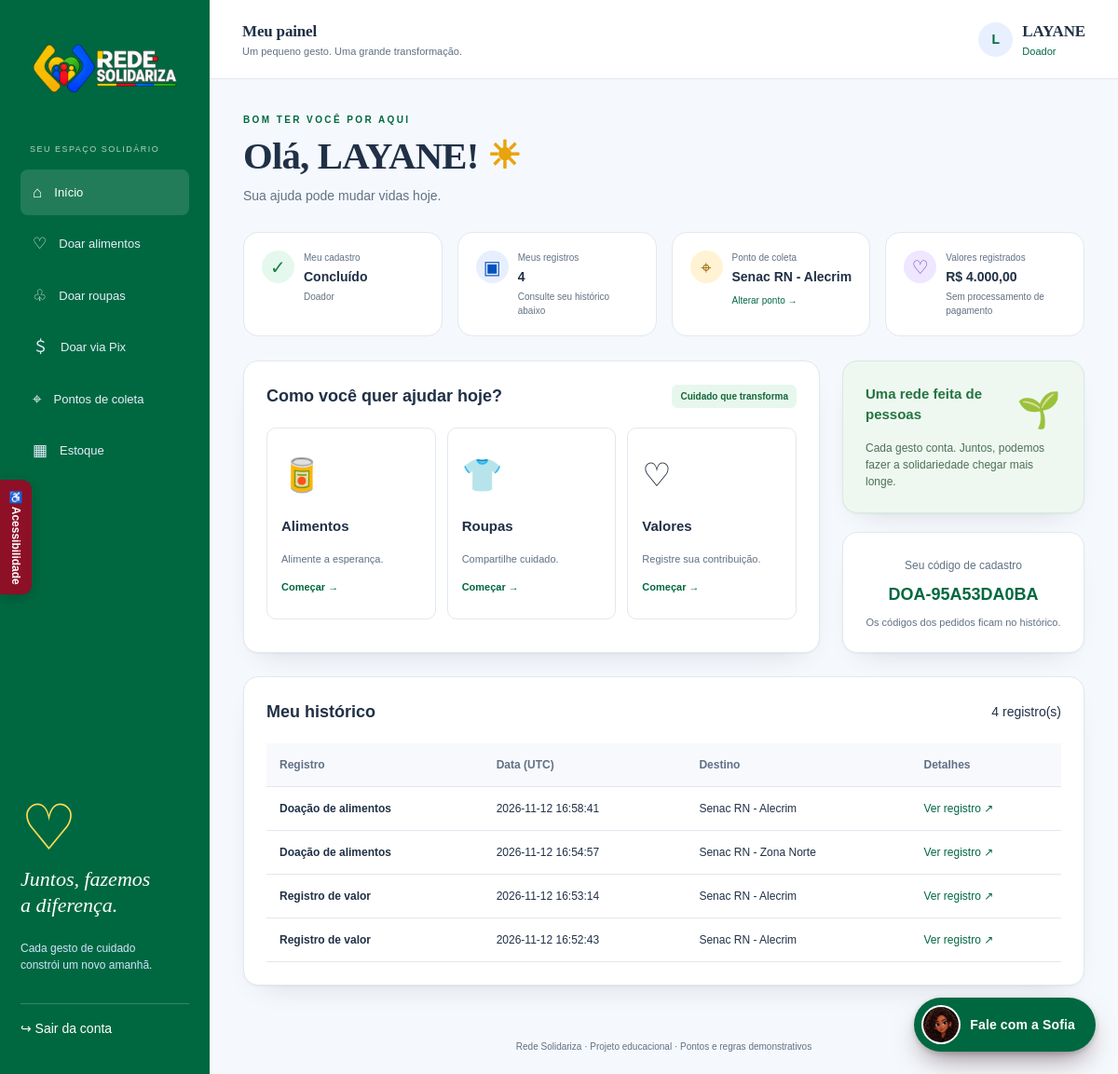
The page /painel (signed in) on the database its author committed.
### tables this page shows
CREATE TABLE usuarios(id INTEGER PRIMARY KEY, nome TEXT NOT NULL, cpf TEXT UNIQUE NOT NULL, telefone TEXT NOT NULL, senha TEXT NOT NULL, moradores INTEGER NOT NULL, criancas INTEGER NOT NULL, renda INTEGER NOT NULL, perfil TEXT NOT NULL, higiene INTEGER NOT NULL, codigo TEXT UNIQUE NOT NULL, ponto TEXT NOT NULL, admin INTEGER NOT NULL DEFAULT 0, cep TEXT NOT NULL DEFAULT '', logradouro TEXT NOT NULL DEFAULT '', numero TEXT NOT NULL DEFAULT '', complemento TEXT NOT NULL DEFAULT '', bairro TEXT NOT NULL DEFAULT '', cidade TEXT NOT NULL DEFAULT '', estado TEXT NOT NULL DEFAULT '');

CREATE TABLE movimentos(id INTEGER PRIMARY KEY, usuario INTEGER NOT NULL REFERENCES usuarios(id), tipo TEXT NOT NULL, ponto TEXT NOT NULL, itens TEXT NOT NULL DEFAULT '{}', valor INTEGER NOT NULL DEFAULT 0, codigo TEXT UNIQUE NOT NULL, criado TEXT NOT NULL DEFAULT CURRENT_TIMESTAMP);

### app.py (the view)
@app.route('/painel')
@login_required
def painel():
    if g.user['admin']:
        return redirect(url_for('admin_painel'))
    registros = db().execute('SELECT * FROM movimentos WHERE usuario=? ORDER BY id DESC', (g.user['id'],)).fetchall()
    cesta = next((r for r in registros if r['tipo']=='Cesta'), None)
    return render_template('painel.html', title='Meu painel', registros=registros, cesta=cesta,
                           itens=json.loads(cesta['itens']) if cesta else {}, total=sum(r['valor'] for r in registros))

### app.py (called while the page is built)
def db():
    if 'db' not in g:
        g.db = sqlite3.connect(app.config['DATABASE'], timeout=15)
        g.db.row_factory = sqlite3.Row
        g.db.execute('PRAGMA foreign_keys=ON')
    return g.db

@app.template_filter('brl')
def brl(value):
    return ('R$ ' + f'{value / 100:,.2f}').replace(',', 'X').replace('.', ',').replace('X', '.')

@app.before_request
def prepare():
    g.user = db().execute('SELECT * FROM usuarios WHERE id=?', (session.get('uid'),)).fetchone()
    if 'csrf' not in session:
        session['csrf'] = secrets.token_hex(32)
    token = request.form.get('csrf', '') or request.headers.get('X-CSRF-Token', '')
    if request.method == 'POST' and not secrets.compare_digest(session['csrf'], token):
        abort(400, 'Sua sessão expirou. Recarregue a página e tente novamente.')

def login_required(f):
    @wraps(f)
    def wrapped(*args, **kwargs):
        if not g.user:
            return redirect(url_for('login'))
        return f(*args, **kwargs)
    return wrapped

@app.context_processor
def context():
    return dict(user=g.user, pontos=PONTOS, unidades=UNIDADES, estados=ESTADOS, icones=ICONES, tipos=TIPOS,
                rute_ui=rute.config_ui(g.user))

### rute.py (called while the page is built)
def perfil_de(usuario):
    if not usuario:
        return 'visitante'
    if usuario['admin']:
        return 'admin'
    return 'doador' if usuario['perfil'] == 'Doador' else 'beneficiario'

def saudacao(perfil, nome=''):
    nome = (nome or '').strip()
    oi = f'Oi, {nome}!' if nome else 'Oi!'
    frases = {
        'visitante': 'Eu sou a Sofia, assistente da Rede Solidariza. Posso explicar como a rede funciona e ajudar com o seu cadastro.',
        'doador': 'Eu sou a Sofia. Posso ajudar você a doar alimentos, roupas ou valores e a acompanhar suas doações.',
        'beneficiario': 'Eu sou a Sofia. Posso ajudar você a montar sua cesta, pedir roupas e entender cada passo.',
        'admin': 'Eu sou a Sofia. Posso resumir a situação da sua unidade e orientar entregas, estoque e doações.',
    }
    return f'{oi} {frases.get(perfil, frases["visitante"])} Como posso ajudar?'

def config_ui(usuario):
    perfil = perfil_de(usuario)
    nome = usuario['nome'].split()[0] if usuario else ''
    return {
        'perfil': perfil,
        'rotulo': ROTULOS[perfil],
        'saudacao': saudacao(perfil, nome),
        'sugestoes': SUGESTOES_INICIAIS[perfil],
        'chave': f"{perfil}:{usuario['codigo']}" if usuario else 'visitante',
    }

### templates/painel.html
{% extends 'base.html' %}{% block content %}
<div class="page-heading"><span class="eyebrow">BOM TER VOCÊ POR AQUI</span><h1>Olá, {{ user.nome.split()[0] }}! <span class="wave">☀</span></h1><p>{{ 'Sua ajuda pode mudar vidas hoje.' if user.perfil=='Doador' else 'Que bom te ver. Vamos juntos por um mundo melhor.' }}</p></div>
<div class="stats"><article><span class="green">✓</span><small>Meu cadastro</small><strong>Concluído</strong><p>{{ user.perfil }}</p></article><article><span class="blue">▣</span><small>{{ 'Minha cesta' if user.perfil=='Beneficiário' else 'Meus registros' }}</small><strong>{{ ('Registrada' if cesta else 'A montar') if user.perfil=='Beneficiário' else registros|length }}</strong><p>Consulte seu histórico abaixo</p></article><article><span class="amber">⌖</span><small>Ponto de coleta</small><strong>{{ user.ponto }}</strong><a href="{{ url_for('pontos') }}">Alterar ponto →</a></article><article><span class="purple">♡</span><small>{{ 'Sua família' if user.perfil=='Beneficiário' else 'Valores registrados' }}</small><strong>{{ (user.moradores|string + ' moradores') if user.perfil=='Beneficiário' else total|brl }}</strong><p>{{ (user.criancas|string + ' crianças') if user.perfil=='Beneficiário' else 'Sem processamento de pagamento' }}</p></article></div>
<div class="dashboard-grid"><section class="card"><div class="section-heading"><h2>{{ 'Resumo da sua cesta' if user.perfil=='Beneficiário' else 'Como você quer ajudar hoje?' }}</h2><span class="pill">{{ 'Cuidado que transforma' }}</span></div>
{% if user.perfil=='Beneficiário' %}{% if cesta %}<div class="mini-products">{% for p,q in itens.items() %}<article><span>{{ icones[p] }}</span><strong>{{ p }}</strong><small>{{ q }} unidade(s)</small></article>{% endfor %}</div><a class="button outline" href="{{ url_for('comprovante',mid=cesta.id) }}">Ver comprovante →</a>{% else %}<div class="empty"><span>🧺</span><h3>Sua cesta começa aqui</h3><p>Escolha o tipo de cesta e os produtos para sua família.</p><a class="button yellow" href="{{ url_for('cesta') }}">Montar minha cesta →</a></div>{% endif %}
{% else %}<div class="actions-grid">{% for mode,emoji,label,desc in [('alimentos','🥫','Alimentos','Alimente a esperança.'),('roupas','👕','Roupas','Compartilhe cuidado.'),('dinheiro','♡','Valores','Registre sua contribuição.')] %}<a href="{{ url_for('movimentar',modo=mode) }}"><span>{{ emoji }}</span><h3>{{ label }}</h3><p>{{ desc }}</p><b>Começar →</b></a>{% endfor %}</div>{% endif %}</section>
<aside><div class="card kindness"><span>🌱</span><h3>Uma rede feita de pessoas</h3><p>Cada gesto conta. Juntos, podemos fazer a solidariedade chegar mais longe.</p></div><div class="card code"><small>Seu código de cadastro</small><strong>{{ user.codigo }}</strong><p>Os códigos dos pedidos ficam no histórico.</p></div></aside></div>
<section class="card history"><div class="section-heading"><h2>Meu histórico</h2><span>{{ registros|length }} registro(s)</span></div>{% if registros %}<div class="table-wrap"><table><thead><tr><th>Registro</th><th>Data (UTC)</th><th>Destino</th><th>Detalhes</th></tr></thead><tbody>{% for r in registros %}<tr><td><strong>{{ r.tipo }}</strong></td><td>{{ r.criado }}</td><td>{{ r.ponto }}</td><td><a href="{{ url_for('comprovante',mid=r.id) }}">Ver registro ↗</a></td></tr>{% endfor %}</tbody></table></div>{% else %}<p class="muted">Seus pedidos e doações aparecerão aqui.</p>{% endif %}</section>
{% endblock %}

### templates/base.html (shortened to what this page needs)
<!DOCTYPE html>
<html lang="pt-BR">
<head><link rel="stylesheet" href="{{ url_for('static',filename='style.css') }}"><link rel="stylesheet" href="{{ url_for('static',filename='editorial.css') }}"><link rel="stylesheet" href="{{ url_for('static',filename='rute.css') }}"><link rel="stylesheet" href="{{ url_for('static',filename='melhorias.css') }}"><link rel="stylesheet" href="{{ url_for('static',filename='acessibilidade_rede.css') }}"></head>
<body class="{{ 'admin-mode' if user and user.admin else ('doador' if user and user.perfil=='Doador' else '') }} {{ 'autenticacao' if not user else '' }}">
{% macro logo() %}<a class="logo logo-original" href="{{ url_for('home') }}" aria-label="Rede Solidariza"><img src="{{ url_for('static',filename='rede-logo.png') }}" alt="Rede Solidariza"></a>{% endmacro %}
{% if user %}
<aside class="sidebar" id="menu">{{ logo() }}<span class="nav-label">{{ 'CENTRAL ADMINISTRATIVA' if user.admin else 'SEU ESPAÇO SOLIDÁRIO' }}</span><nav aria-label="Principal">
{% if user.admin %}
<a class="{{ 'active' if request.endpoint=='admin_painel' }}" href="{{ url_for('admin_painel') }}">▤ <span>Visão geral</span></a>
<a class="{{ 'active' if request.endpoint=='admin_doacoes' }}" href="{{ url_for('admin_doacoes') }}">♡ <span>Doações e Pix</span></a>
<a class="{{ 'active' if request.endpoint=='admin_entregas' }}" href="{{ url_for('admin_entregas') }}">✓ <span>Confirmar entregas</span></a>
<a class="{{ 'active' if request.endpoint=='admin_estoque' }}" href="{{ url_for('admin_estoque') }}">▦ <span>Controle de estoque</span></a>
<a class="{{ 'active' if request.endpoint=='administrar_unidades' }}" href="{{ url_for('administrar_unidades') }}">⌖ <span>Unidades Senac</span></a>
<a class="{{ 'active' if request.endpoint=='vincular_admin' }}" href="{{ url_for('vincular_admin') }}">♙ <span>Acessos administrativos</span></a>
<a href="{{ url_for('trocar_senha_admin') }}">⚿ <span>Alterar senha</span></a>
{% else %}
<a class="{{ 'active' if request.endpoint=='painel' }}" href="{{ url_for('painel') }}">⌂ <span>Início</span></a>
{% if user.perfil=='Beneficiário' %}<a href="{{ url_for('cesta') }}">▣ <span>Minha cesta</span></a><a href="{{ url_for('movimentar',modo='pedido-roupas') }}">♧ <span>Pedir roupas</span></a>
{% else %}<a href="{{ url_for('movimentar',modo='alimentos') }}">♡ <span>Doar alimentos</span></a><a href="{{ url_for('movimentar',modo='roupas') }}">♧ <span>Doar roupas</span></a><a href="{{ url_for('movimentar',modo='dinheiro') }}">＄ <span>Doar via Pix</span></a>{% endif %}
<a href="{{ url_for('pontos') }}">⌖ <span>Pontos de coleta</span></a>{% if user.perfil != 'Beneficiário' %}<a href="{{ url_for('estoque') }}">▦ <span>Estoque</span></a>{% endif %}
{% endif %}</nav>
<div class="sidebar-message"><span>♡</span><h3>Juntos, fazemos<br>a diferença.</h3><p>Cada gesto de cuidado<br>constrói um novo amanhã.</p></div>
<form action="{{ url_for('sair') }}" method="post">{{ csrf() }}<button class="logout" type="submit">↪ Sair da conta</button></form></aside>
<div class="workspace"><header class="topbar"><button class="menu-button" aria-label="Abrir menu" aria-controls="menu" aria-expanded="false">☰</button><div><strong>{{ title }}</strong><small>Um pequeno gesto. Uma grande transformação.</small></div><div class="profile"><span class="avatar">{{ user.nome[0]|upper }}</span><span><strong>{{ user.nome.split()[0] }}</strong><small>{{ user.perfil }}</small></span></div></header>
{% endif %}
<main id="conteudo" class="{{ 'content' if user else 'auth-main' }}">
{% block content %}{% endblock %}
</main>{% if user %}<footer>Rede Solidariza · Projeto educacional · Pontos e regras demonstrativos</footer></div>{% endif %}
{% include '_rute.html' %}
<aside class="rede-acess" aria-label="Ferramentas de acessibilidade">
<button type="button" id="rede-acess-toggle" aria-expanded="false" aria-controls="rede-acess-panel">♿ Acessibilidade</button>
</aside>
</body></html>

### static/editorial.css (style rules this page uses)
:root { --serif-display:"Playfair Display","Didot","Bodoni MT","Iowan Old Style","Palatino Linotype",Georgia,"Times New Roman",serif }
.page-heading h1,.result h1,.brand-panel h1,.admin-login-card h1 { font-family:var(--serif-display);font-weight:700;letter-spacing:-.02em }
.page-heading h1 { font-size:clamp(30px,3.4vw,44px);line-height:1.08 }
.topbar strong { font-family:var(--serif-display);font-size:17px;letter-spacing:-.01em }
.sidebar-message h3 { font-family:var(--serif-display);font-style:italic;font-weight:400;font-size:22px }
.eyebrow { letter-spacing:.24em }
.card,.stats article,.admin-action,.type-card,.auth-shell { border-radius:16px }
.card { box-shadow:0 1px 2px rgba(25,32,50,.04),0 14px 32px -20px rgba(25,32,50,.2) }
.sidebar nav a { transition:background .15s,transform .15s }
.stats article,.type-card { transition:transform .2s ease,box-shadow .2s ease,border-color .2s ease }

### static/melhorias.css (style rules this page uses)
.logo-original { display:flex;align-items:center;max-width:100%;min-width:0 }
.logo-original img { display:block;width:100%;max-width:245px;height:auto;object-fit:contain }

### static/acessibilidade_rede.css (style rules this page uses)
.rede-acess { position:fixed;left:16px;bottom:16px;z-index:99999;font-family:Arial,sans-serif }
.rede-acess button { cursor:pointer;border:1px solid #a5a5a5;border-radius:8px;padding:10px 12px;background:#fff;color:#222;font-size:14px }
#rede-acess-toggle { background:#8d1027;color:#fff;border-color:#8d1027;font-weight:700;box-shadow:0 3px 14px #0003 }
.rede-acess { left:0!important;bottom:auto!important;top:50%!important;transform:translateY(-50%); }
#rede-acess-toggle { max-width:38px;min-height:116px;padding:10px 7px!important;writing-mode:vertical-rl;text-orientation:mixed;border-radius:0 10px 10px 0!important;font-size:12px!important; }

### rows shown on the page
usuarios: admin "SEU ESPAÇO SOLIDÁRIO", nome "L", nome "LAYANE", perfil "Doador", perfil "Sua ajuda pode mudar vidas hoje.", perfil "Meus registros", ponto "Senac RN - Alecrim", perfil "Valores registrados", perfil "R$ 4.000,00", perfil "Sem processamento de pagamento", perfil "Como você quer ajudar hoje?", codigo "DOA-95A53DA0BA"
movimentos: tipo "Doação de alimentos", criado "2026-11-12 16:58:41", ponto "Senac RN - Alecrim"
movimentos: tipo "Doação de alimentos", criado "2026-11-12 16:54:57", ponto "Senac RN - Zona Norte"
movimentos: tipo "Registro de valor", criado "2026-11-12 16:53:14", ponto "Senac RN - Alecrim"
movimentos: tipo "Registro de valor", criado "2026-11-12 16:52:43", ponto "Senac RN - Alecrim"

### other values the page prints
{{ title }} "Meu painel"
{{ 'Cuidado que transforma' }} "Cuidado que transforma"
{{ emoji }} "🥫" "👕" "♡"
{{ label }} "Alimentos" "Roupas" "Valores"
{{ desc }} "Alimente a esperança." "Compartilhe cuidado." "Registre sua contribuição."
{{ registros|length }} "4"
